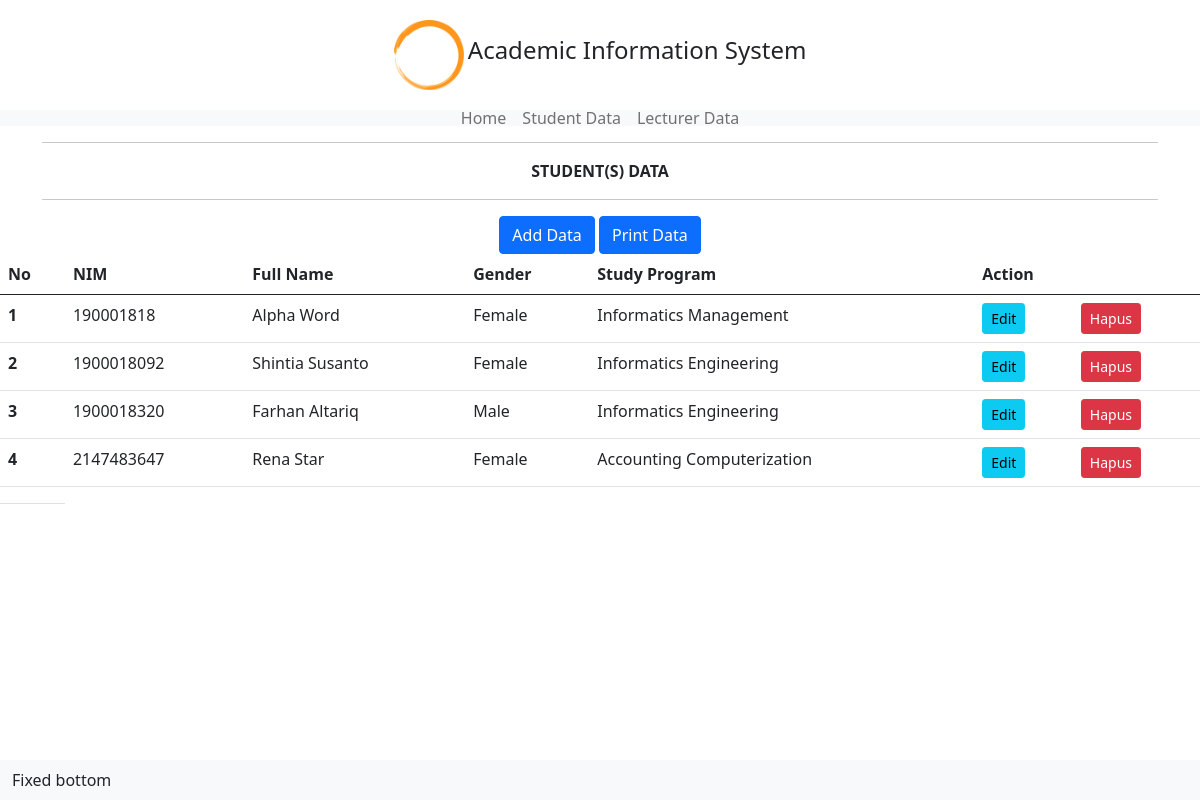
The page /dataMhs.php on the database its author committed.
### tables this page shows
CREATE TABLE `mhs` (
  `nim` int(11) NOT NULL,
  `nama_lengkap` varchar(128) NOT NULL,
  `jenis_kelamin` varchar(128) NOT NULL,
  `program_studi` varchar(128) NOT NULL
);

### dataMhs.php (the view, shortened to what this page needs)
<!DOCTYPE html>
<html lang="en" dir="ltr">
  <head>
  </head>
  <body>
    <div id="content">
    <?php
        include_once("navbar.php");
        include_once("footer.php");
        include_once("connectdb.php");
    ?>
      <div class="container">
          <div class="text-center">
                <hr>
                <b>STUDENT(S) DATA</b>
                <hr>
                <a href="tambahMhs.php"><button class="btn btn-primary">Add Data</button></a>
                <a href=""><button id="cmd" class="btn btn-primary">Print Data</button></a>
          </div>
      </div>
  <table class="table">
  <thead>
    <tr>
      <th scope="col">No</th>
      <th scope="col">NIM</th>
      <th scope="col">Full Name</th>
      <th scope="col">Gender</th>
      <th scope="col">Study Program</th>
      <th scope="col" colspan="2">Action</th>
    </tr>
  </thead>
  <tbody>
      <?php
        $sql = "SELECT * FROM mhs";
        $result = $connect->query($sql);
        $counter = 0;
        if($result->num_rows>0){
         while ($row = $result->fetch_assoc()){
           $counter++;
           echo "<tr>" .
                "<th scope='row'> $counter </th>" .
                "<td> {$row['nim']} </td>" .
                "<td> {$row['nama_lengkap']} </td>" .
                "<td> {$row['jenis_kelamin']} </td>" .
                "<td> {$row['program_studi']} </td>" .
                "<form action='editMhs.php' method='post'>" .
                "<input name='nim' value={$row['nim']} hidden>".
                "<td><button type='submit' class='btn btn-sm btn-info'>Edit</button></td>" .
                "</form>" .
                "<form action='delete.php' method='post'>" .
                "<input name='nim' value={$row['nim']} hidden>".
                "<td><button class='btn btn-sm btn-danger'>Hapus</button></td>" .
                "</form></tr>" ;
         }
        } else{
            echo "<tr><td class='text-center' colspan='6'>Data Kosong</td></tr>";
        }
        ?>
        <td></td>
  </tbody>
</table>
</div>
  </body>
</html>

### callBootstrap.php (shortened to what this page needs)
<html>
    <head>
    <link href="https://cdn.jsdelivr.net/npm/bootstrap@5.0.2/dist/css/bootstrap.min.css" rel="stylesheet">
    </head>
</html>

### navbar.php (shortened to what this page needs)
<?php require_once("callBootstrap.php"); ?>
<html>
    <head>
    </head>
</html>
<body>
    <div class="text-center" style="margin: 20px">
        <img src="./img/favicon.png" width=70px height=70px alt="">
        <span style="font-size: 24px; padding-top: 5px;">Academic Information System </span>
    </div>
    <nav class="navbar navbar-expand-lg navbar-light bg-light">
    <div class="container-fluid">
        <div class="collapse navbar-collapse" id="navbarNavAltMarkup">
        <div class="navbar-nav navbar-center">
            <a class="nav-link" href="index.php">Home</a>
            <a class="nav-link" href="dataMhs.php">Student Data</a>
            <a class="nav-link" href="dataDosen.php">Lecturer Data</a>
        </div>
        </div>
    </div>
    </nav>
</body>

### footer.php
<html>
    <head></head>
    <body>
        <nav class="navbar fixed-bottom navbar-light bg-light">
        <div class="container-fluid">
            <div class="text-center" href="#">Fixed bottom</div>
        </div>
        </nav>
    </body>
</html>

### navbar.php (style rules this page uses)
.navbar-nav.navbar-center { position: absolute; left: 50%; transform: translatex(-50%); }

### rows shown on the page
mhs: nim "190001818", nama_lengkap "Alpha Word", jenis_kelamin "Female", program_studi "Informatics Management"
mhs: nim "1900018092", nama_lengkap "Shintia Susanto", jenis_kelamin "Female", program_studi "Informatics Engineering"
mhs: nim "1900018320", nama_lengkap "Farhan Altariq", jenis_kelamin "Male", program_studi "Informatics Engineering"
mhs: nim "2147483647", nama_lengkap "Rena Star", jenis_kelamin "Female", program_studi "Accounting Computerization"
